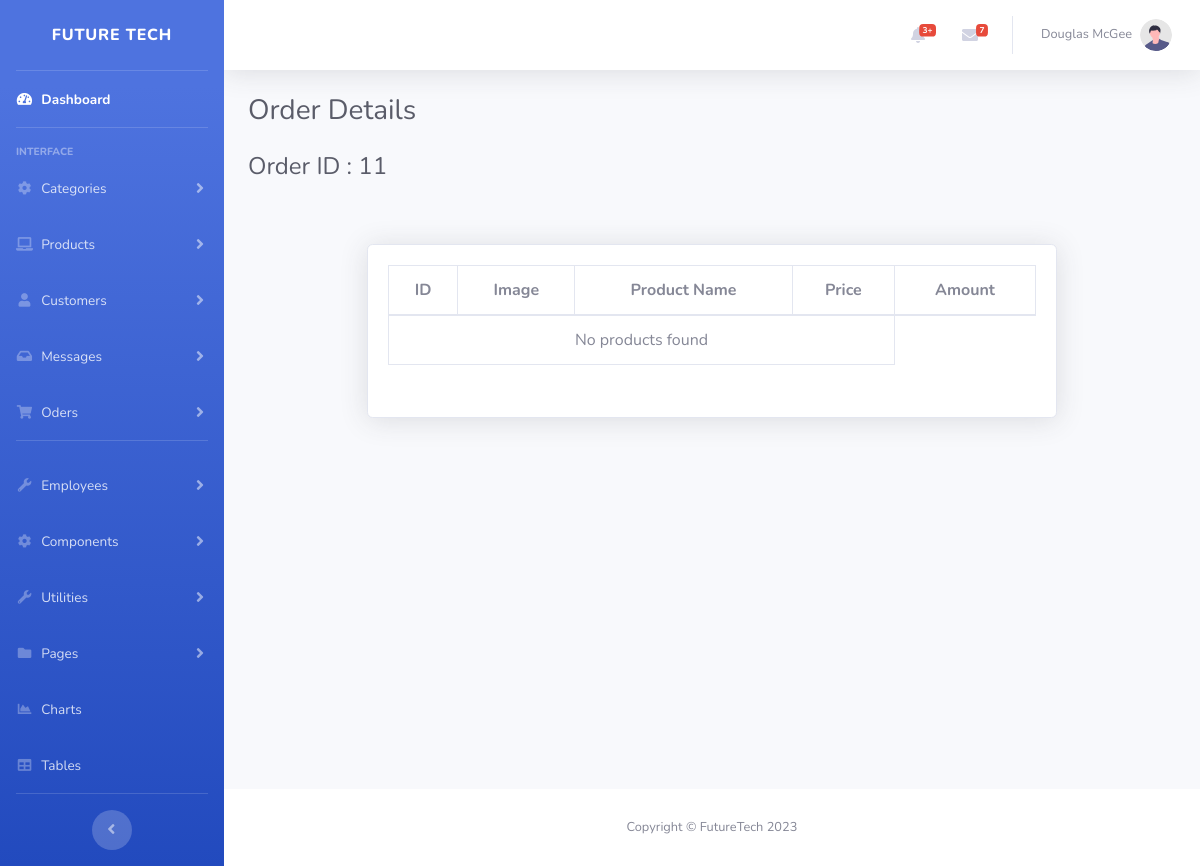
The page /admin/order_details.php?id=11 on the database as committed earlier.
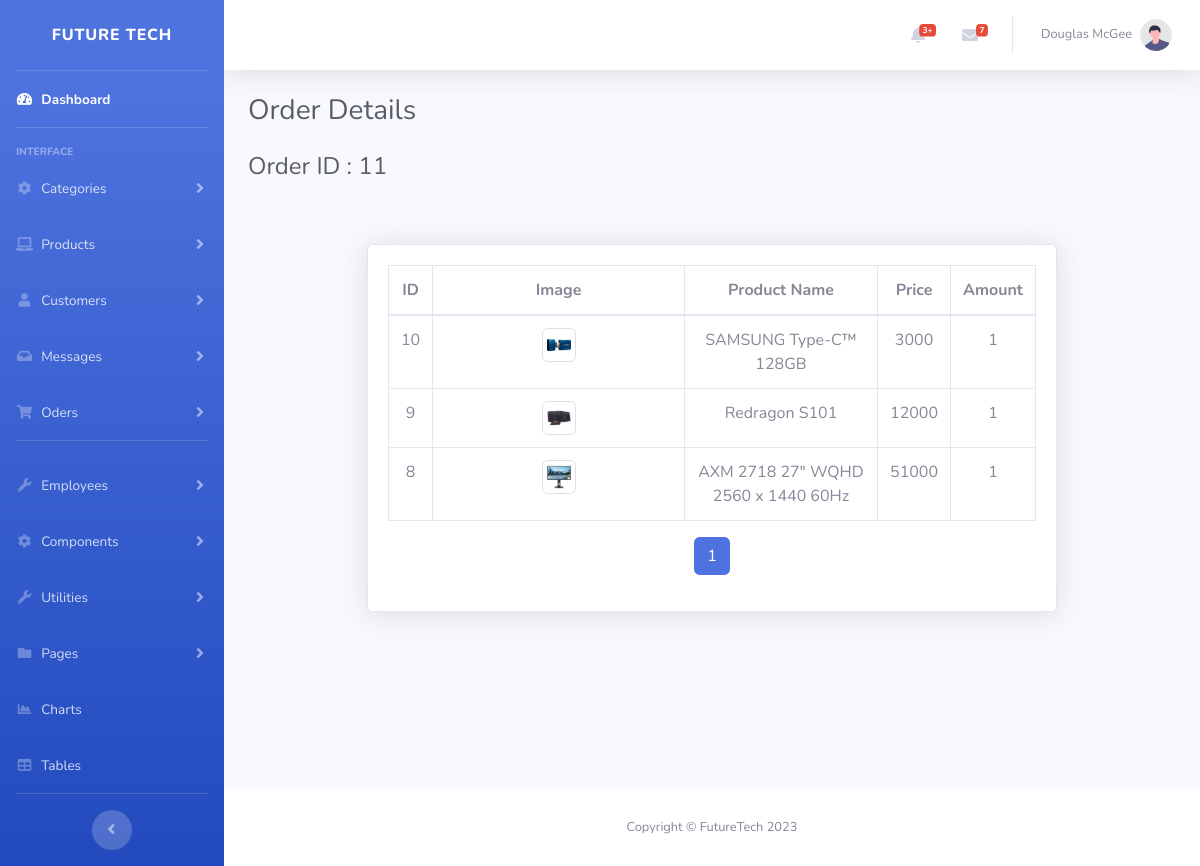
The same page on the database as committed later.
### tables this page shows
CREATE TABLE `sold` (
  `id` int(11) NOT NULL,
  `order_id` int(11) NOT NULL,
  `user_id` int(11) NOT NULL,
  `product_id` int(11) NOT NULL,
  `amount` int(11) NOT NULL
);

CREATE TABLE `products` (
  `id` int(11) NOT NULL,
  `category` int(11) NOT NULL,
  `name` varchar(50) NOT NULL,
  `image` varchar(50) NOT NULL,
  `description` varchar(500) NOT NULL,
  `price` double NOT NULL,
  `amount` int(11) NOT NULL
);

### admin/order_details.php (the view, shortened to what this page needs)
<?php
include 'header.php';
$oid = $_GET['id'];
$sql = "SELECT * FROM sold WHERE order_id = $oid ";
$result = mysqli_query($conn, $sql);
$totalRows = mysqli_num_rows($result);
$rowsPerPage = 7;
$totalPages = ceil($totalRows / $rowsPerPage);
if (isset($_GET['page'])) {
    $currentPage = $_GET['page'];
} else {
    $currentPage = 1;
}
$offset = ($currentPage - 1) * $rowsPerPage;
$sql .= " LIMIT $offset, $rowsPerPage";
$result = mysqli_query($conn, $sql);
?>
<div class="container-fluid">
    <h1 class="h3 mb-4 text-gray-800">Order Details</h1>
    <h1 class="h4 mb-4 text-gray-800">Order ID : <?php echo $oid; ?></h1>
    <div class="row">
        <div class="col-lg-9 mx-auto" style="margin-top: 40px;">
            <div class="card shadow mb-4">
                <div class="card-body">
                    <div class="table-responsive">
                    <table class="table table-bordered text-center" id="dataTable" width="100%" cellspacing="0">
                        <thead>
                            <tr>
                                <th>ID</th>
                                <th>Image</th>
                                <th>Product Name</th>
                                <th>Price</th>
                                <th>Amount</th>
                            </tr>
                        </thead>
                        <tbody>
                            <?php
                            if (mysqli_num_rows($result) > 0) {
                                while ($row = mysqli_fetch_assoc($result)) {
                                    ?>
                                    <tr>
                                        <td><?php echo  $row['product_id']; ?></td>
                                        <?php
                                        $sql2 = "SELECT * FROM products WHERE id = {$row['product_id']}";
                                        $result2 = mysqli_query($conn, $sql2);
                                        if ($result2 && mysqli_num_rows($result2) > 0) {
                                            $row2 = mysqli_fetch_assoc($result2);
                                            ?>
                                            <td><img src="assets/images/products/<?php echo $row2['image']; ?>" alt="Category Image" width="15%" class="img-thumbnail"></td>
                                            <td><?php echo $row2['name']; ?></td>
                                            <td><?php echo $row2['price']; ?></td>
                                        <?php
                                        } else {
                                            echo '<td colspan="4">Product details not found</td>';
                                        }
                                        ?>
                                        <td><?php echo $row['amount']; ?></td>
                                    </tr>
                                    <?php
                                }
                            } else {
                                echo '<tr><td colspan="4">No products found</td></tr>';
                            }
                            ?>
                        </tbody>
                    </table>
                    </div>
                    <nav>
                        <ul class="pagination justify-content-center">
                            <?php
                            for ($i = 1; $i <= $totalPages; $i++) {
                                $activeClass = ($i == $currentPage) ? 'active' : '';
                            ?>
                                <li class="page-item <?php echo $activeClass; ?>"><a class="page-link" href="?page=<?php echo $i; ?>"><?php echo $i; ?></a></li>
                            <?php
                            }
                            ?>
                        </ul>
                    </nav>
                </div>
            </div>
        </div>
    </div>
</div>
</div>
<?php include 'footer.php'; ?>

Rows that differ between the two databases and show on the page:
added sold: product "10", product.image (picture), product.name "SAMSUNG Type-C™ 128GB", product.price "3000", amount "1"
added sold: product "9", product.image (picture), product.name "Redragon S101", product.price "12000", amount "1"
added sold: product "8", product.image (picture), product.name "AXM 2718 27\" WQHD 2560 x 1440 60Hz", product.price "51000", amount "1"
Other text that changed with them:
new list line: "1"
text no longer shown: "No products found"
